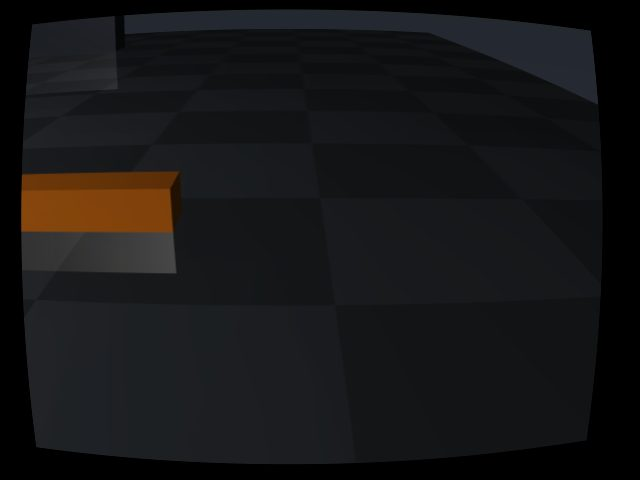
#> input picture experiments/2026-09-09-camera-pair-input/r1/000-own.jpg, 640 x 480 px; its folder holds only this picture in this run
$ python -i dispatch_box_identity.py   (imports and definitions only)
#> lines starting #> are read from the running program, lines starting #| are printed output that depends on the picture
### harness/catalog.py
"""Load executable Python actions from one swappable file."""

from __future__ import annotations

import importlib.util
import os
from pathlib import Path
from typing import Any

from .registry import Parameter, Registry, Tool


ROOT = Path(__file__).resolve().parents[1]
DEFAULT_ACTIONS_PATH = ROOT / "scripts" / "robot_actions.py"


def resolve_actions_path(path: str | Path | None = None) -> Path:
    if path:
        return Path(path).expanduser().resolve()
    env = os.environ.get("UGRP_ACTIONS")
    if env:
        return Path(env).expanduser().resolve()
    return DEFAULT_ACTIONS_PATH


def load_actions_module(path: str | Path | None = None):
    target = resolve_actions_path(path)
    spec = importlib.util.spec_from_file_location("ugrp_robot_actions", target)
    if spec is None or spec.loader is None:
        raise FileNotFoundError(target)
    module = importlib.util.module_from_spec(spec)
    spec.loader.exec_module(module)
    return module


def action_map(module=None, *, path: str | Path | None = None) -> dict[str, str]:
    mod = module or load_actions_module(path)
    raw = getattr(mod, "ACTIONS", None)
    if not isinstance(raw, dict) or not raw:
        location = getattr(mod, "__file__", path or DEFAULT_ACTIONS_PATH)
        raise ValueError(f"{location} must define a non-empty ACTIONS dict")
    return {str(name): str(description) for name, description in raw.items()}


SKILLS = action_map()
SKILLS_SCRIPT = DEFAULT_ACTIONS_PATH
PLAN_SKIP = frozenset(
    {
        "look", "확인", "보기", "장면", "wait", "대기", "기다림", "확인하기",
    }
)
PLAN_ALIASES = {
    "approach": "approach",
    "다가감": "approach",
    "다가가기": "approach",
    "pick": "pick",
    "집기": "pick",
    # pick.py already lifts into the carry pose, so old carry wording maps to pick.
    "carry": "pick",
    "들기": "pick",
    "들고 있기": "pick",
    # REAL no longer exposes the legacy composite fetch tool. If a backend
    # still provides fetch, the exact-name check above keeps it; otherwise old
    # wording resolves to guarded pick and the executive inserts approach when needed.
    "fetch": "pick",
    "가져오기": "pick",
    "track": "track",
    "따라가기": "track",
    "앞으로": "move_forward",
    "전진": "move_forward",
    "뒤로": "move_backward",
    "후진": "move_backward",
    "왼쪽 이동": "move_left",
    "왼쪽으로 이동": "move_left",
    "좌측 이동": "move_left",
    "strafe_left": "move_left",
    "strafe left": "move_left",
    "오른쪽 이동": "move_right",
    "오른쪽으로 이동": "move_right",
    "우측 이동": "move_right",
    "strafe_right": "move_right",
    "strafe right": "move_right",
    "왼쪽 회전": "turn_left",
    "좌회전": "turn_left",
    "오른쪽 회전": "turn_right",
    "우회전": "turn_right",
    "정지": "stop_motion",
}


# [134 lines left out: functions resolve_plan_step, _action_parameters, default_registry, tools_payload, _skill_handler, not called in this run]

### harness/dispatch_box_identity.py
"""Bind TOP cargo to the solo arm's observed, reversible attachment probe.

Colour supplies candidates, never identity. The caller must independently pass
the own-camera attachment checks before using this binding for navigation.
"""
import hashlib
import cv2
import numpy as np
from harness.camera_goal_transport import decode

PAN_PHASES = ('verify_lift', 'attachment_left', 'attachment_right', 'attachment_home')


def candidates(jpeg):
    hsv = cv2.cvtColor(decode(jpeg), cv2.COLOR_BGR2HSV)
    mask = cv2.inRange(hsv, np.array((80, 125, 35), np.uint8), np.array((102, 255, 255), np.uint8))
    mask = cv2.morphologyEx(mask, cv2.MORPH_OPEN, np.ones((3, 3), np.uint8))
    n, _, stats, centers = cv2.connectedComponentsWithStats(mask)
    return [centers[i] for i in range(1, n) if 25 <= stats[i, 4] <= 600 and max(stats[i, 2:4]) < 40]


def bind_attachment_pan(frames):
    if set(frames) != set(PAN_PHASES):
        raise RuntimeError('TOP cargo identity needs the complete attachment pan sequence')
    views = [candidates(frames[phase]) for phase in PAN_PHASES]
    tracks = []
    for home in views[-1]:
        track = []
        for view in views[:-1]:
            nearby = [p for p in view if np.linalg.norm(p-home) <= 20]
            if len(nearby) != 1:
                break
            track.append(nearby[0])
        if len(track) != 3:
            continue
        track.append(home)
        first, sweep, back = np.diff(track, axis=0)
        lengths = np.linalg.norm([first, sweep, back], axis=1)
        # A stationary painted patch fails minimum motion. A monotonically
        # moving object fails reversal. Return near the initial home image.
        # The initial grasp need not sit at the midpoint of the observed arm
        # sweep. Require a resolved full sweep and reversals, not two symmetric
        # half-sweeps. A one-pixel minimum on each return leg still rejects
        # stationary patches; sub-pixel jitter cannot provide the 4px sweep.
        if (np.all(lengths >= 1.) and lengths[1] >= 4. and np.all(lengths <= 20.)
                and first@sweep/(lengths[0]*lengths[1]) < -.8
                and sweep@back/(lengths[1]*lengths[2]) < -.8
                and .25 <= lengths[0]/lengths[1] <= .8
                and .25 <= lengths[2]/lengths[1] <= .8
                and np.linalg.norm(track[0]-home) <= 2.):
            tracks.append(np.asarray(track))
    if len(tracks) != 1:
        raise RuntimeError('TOP cargo identity unresolved or ambiguous across attachment pan')
    return tracks[0][-1], {
        'method': 'TOP RGB reversible motion during own arm attachment pan',
        'own_attachment_independently_required': True,
        'centers_px': tracks[0].tolist(),
        'frames_sha256': {phase: hashlib.sha256(frames[phase]).hexdigest() for phase in PAN_PHASES},
        'minimum_motion_px': 1., 'minimum_full_sweep_px': 4., 'maximum_home_error_px': 2.,
    }

>>> import cv2
>>> picture = cv2.imread('../experiments/2026-09-09-camera-pair-input/r1/000-own.jpg', cv2.IMREAD_GRAYSCALE)
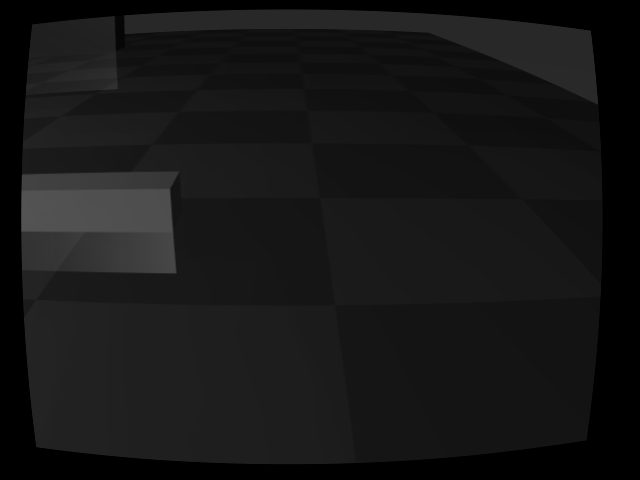
#> picture: shape (480, 640); min 0, max 86, mean 22.3
#> (the run stopped early here; a loop or call above may not have finished)
